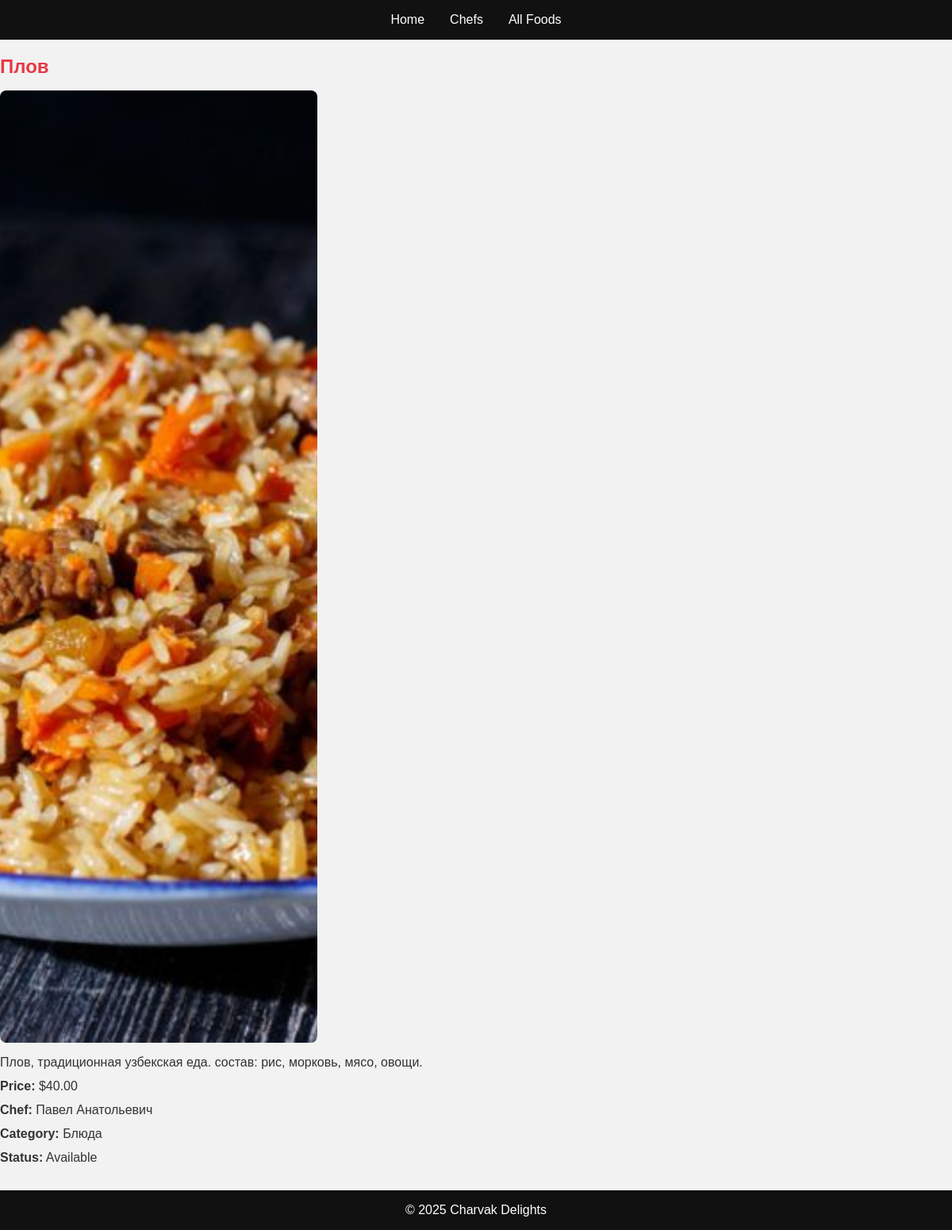
The page /food/1/ on the database its author committed.
### firstApp/models.py (models this page shows, shortened)
class Food(models.Model):
    name = models.CharField(max_length=150)
    description = models.TextField()
    price = models.DecimalField(max_digits=8, decimal_places=2)
    is_available = models.BooleanField(default=True)
    image = models.ImageField(upload_to='foods/')
    category = models.ForeignKey(Category, on_delete=models.CASCADE, related_name='foods')
    chef = models.ForeignKey(Chef, on_delete=models.CASCADE, related_name='foods')
    is_on_sale = models.BooleanField(default=False)

class Chef(models.Model):
    first_name = models.CharField(max_length=50)
    last_name = models.CharField(max_length=50)
    photo = models.ImageField(upload_to='chefs/')
    bio = models.TextField()
    phone_number = models.CharField(max_length=20)
    def __str__(self):
        return f"{self.first_name} {self.last_name}"

class Category(models.Model):
    name = models.CharField(max_length=100)
    description = models.TextField()
    photo = models.ImageField(upload_to='categories/')

### firstApp/views.py (the view)
# urls.py: path('food/<int:pk>/', FoodDetailView.as_view(), name='food_detail'),
class FoodDetailView(DetailView):
    model = Food
    template_name = 'firstApp/food_detail.html'
    context_object_name = 'food'

### firstApp/templates/firstApp/food_detail.html
{% extends 'firstApp/base.html' %}
{% block content %}
<article>
  <h2>{{ food.name }}</h2>
  <div class="card-image" style="max-width:400px; margin-bottom:1rem;">
    <img src="{{ food.image.url }}" alt="{{ food.name }}">
  </div>
  <p>{{ food.description }}</p>
  <p><strong>Price:</strong> ${{ food.price }}</p>
  <p><strong>Chef:</strong> <a href="{% url 'firstApp:chef_detail' food.chef.pk %}">{{ food.chef }}</a></p>
  <p><strong>Category:</strong> <a href="{% url 'firstApp:category_detail' food.category.pk %}">{{ food.category.name }}</a></p>
  <p><strong>Status:</strong> {% if food.is_available %}Available{% else %}Unavailable{% endif %}</p>
</article>
{% endblock %}

### firstApp/static/firstApp/style.css (style rules this page uses)
* { margin:0; padding:0; box-sizing:border-box; }
body { font-family:'Rubik', sans-serif; background:#f2f2f2; color:#333; }
a { text-decoration:none; color:inherit; }
.card-image { position:relative; width:100%; padding-top:100%; overflow:hidden; }
.card-image img { position:absolute; top:0; left:0; width:100%; height:100%; object-fit:cover; }
article img { max-width:400px; width:100%; height:auto; border-radius:8px; margin-bottom:1rem; }
article h2 { margin-bottom:1rem; color:#e63946; }
article p { margin-bottom:0.75rem; }

### rows shown on the page
Food: name "Плов", image (picture), description "Плов, традиционная узбекская еда. состав: рис, морковь, мясо, овощи.", price "40.00", chef "Павел Анатольевич", category.name "Блюда"
